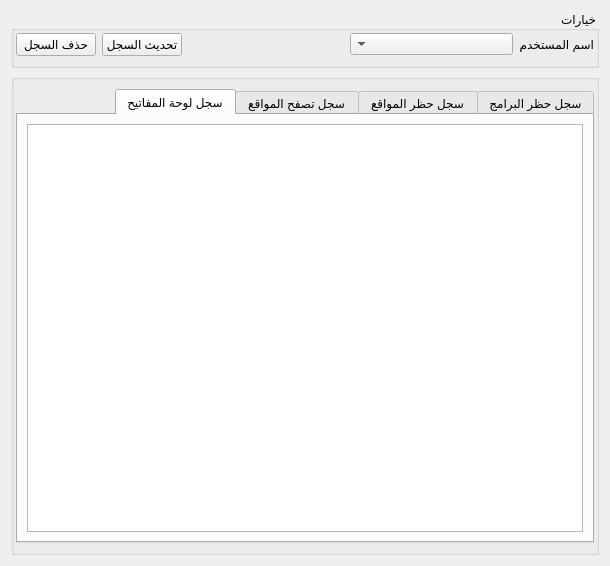
<?xml version="1.0" encoding="UTF-8"?>
<ui version="4.0">
 <class>LogsWidget</class>
 <widget class="QWidget" name="LogsWidget">
  <property name="geometry">
   <rect>
    <x>0</x>
    <y>0</y>
    <width>610</width>
    <height>566</height>
   </rect>
  </property>
  <property name="windowTitle">
   <string>Form</string>
  </property>
  <property name="layoutDirection">
   <enum>Qt::RightToLeft</enum>
  </property>
  <layout class="QGridLayout" name="gridLayout_2">
   <item row="0" column="0">
    <widget class="QGroupBox" name="groupBox_1">
     <property name="sizePolicy">
      <sizepolicy hsizetype="Preferred" vsizetype="Preferred">
       <horstretch>0</horstretch>
       <verstretch>0</verstretch>
      </sizepolicy>
     </property>
     <property name="title">
      <string>خيارات</string>
     </property>
     <property name="flat">
      <bool>true</bool>
     </property>
     <layout class="QGridLayout" name="gridLayout">
      <property name="leftMargin">
       <number>2</number>
      </property>
      <property name="topMargin">
       <number>2</number>
      </property>
      <property name="rightMargin">
       <number>2</number>
      </property>
      <item row="0" column="0">
       <widget class="QLabel" name="label">
        <property name="text">
         <string>اسم المستخدم</string>
        </property>
       </widget>
      </item>
      <item row="0" column="1">
       <widget class="QComboBox" name="userNameComboBox">
        <property name="sizePolicy">
         <sizepolicy hsizetype="Expanding" vsizetype="Fixed">
          <horstretch>0</horstretch>
          <verstretch>0</verstretch>
         </sizepolicy>
        </property>
       </widget>
      </item>
      <item row="0" column="2">
       <spacer name="horizontalSpacer_16">
        <property name="orientation">
         <enum>Qt::Horizontal</enum>
        </property>
        <property name="sizeHint" stdset="0">
         <size>
          <width>30</width>
          <height>20</height>
         </size>
        </property>
       </spacer>
      </item>
      <item row="0" column="3">
       <widget class="QPushButton" name="updateLogButton">
        <property name="text">
         <string>تحديث السجل</string>
        </property>
        <property name="icon">
         <iconset resource="CoEIAHajeb.qrc">
          <normaloff>:/images/refresh.png</normaloff>:/images/refresh.png</iconset>
        </property>
       </widget>
      </item>
      <item row="0" column="4">
       <widget class="QPushButton" name="clearLogButton">
        <property name="text">
         <string>حذف السجل</string>
        </property>
        <property name="icon">
         <iconset resource="CoEIAHajeb.qrc">
          <normaloff>:/images/cancel.png</normaloff>:/images/cancel.png</iconset>
        </property>
       </widget>
      </item>
     </layout>
    </widget>
   </item>
   <item row="1" column="0">
    <widget class="QGroupBox" name="logsGroupBox">
     <property name="title">
      <string/>
     </property>
     <property name="flat">
      <bool>true</bool>
     </property>
     <layout class="QGridLayout" name="gridLayout_5">
      <property name="leftMargin">
       <number>2</number>
      </property>
      <property name="rightMargin">
       <number>2</number>
      </property>
      <item row="0" column="0">
       <widget class="QTabWidget" name="tabWidget">
        <property name="currentIndex">
         <number>3</number>
        </property>
        <widget class="QWidget" name="tab">
         <attribute name="icon">
          <iconset resource="CoEIAHajeb.qrc">
           <normaloff>:/images/programlog.png</normaloff>:/images/programlog.png</iconset>
         </attribute>
         <attribute name="title">
          <string>سجل حظر البرامج</string>
         </attribute>
         <layout class="QGridLayout" name="gridLayout_4">
          <item row="0" column="0">
           <widget class="QTableView" name="programLogTableView"/>
          </item>
         </layout>
        </widget>
        <widget class="QWidget" name="tab_2">
         <attribute name="icon">
          <iconset resource="CoEIAHajeb.qrc">
           <normaloff>:/images/blockweblog.png</normaloff>:/images/blockweblog.png</iconset>
         </attribute>
         <attribute name="title">
          <string>سجل حظر المواقع</string>
         </attribute>
         <layout class="QGridLayout" name="gridLayout_6">
          <item row="0" column="0">
           <widget class="QTableView" name="websiteLogTableView"/>
          </item>
         </layout>
        </widget>
        <widget class="QWidget" name="tab_3">
         <attribute name="icon">
          <iconset resource="CoEIAHajeb.qrc">
           <normaloff>:/images/weblog.png</normaloff>:/images/weblog.png</iconset>
         </attribute>
         <attribute name="title">
          <string>سجل تصفح المواقع</string>
         </attribute>
         <layout class="QGridLayout" name="gridLayout_3">
          <item row="0" column="0">
           <widget class="QTableView" name="browseWebLogTableView"/>
          </item>
         </layout>
        </widget>
        <widget class="QWidget" name="tab_4">
         <attribute name="icon">
          <iconset resource="CoEIAHajeb.qrc">
           <normaloff>:/images/keylog.png</normaloff>:/images/keylog.png</iconset>
         </attribute>
         <attribute name="title">
          <string>سجل لوحة المفاتيح</string>
         </attribute>
         <layout class="QGridLayout" name="gridLayout_7">
          <item row="0" column="0">
           <widget class="QTableView" name="keyloggerLogTableView"/>
          </item>
         </layout>
        </widget>
       </widget>
      </item>
     </layout>
    </widget>
   </item>
  </layout>
 </widget>
 <resources>
  <include location="CoEIAHajeb.qrc"/>
 </resources>
 <connections/>
</ui>
